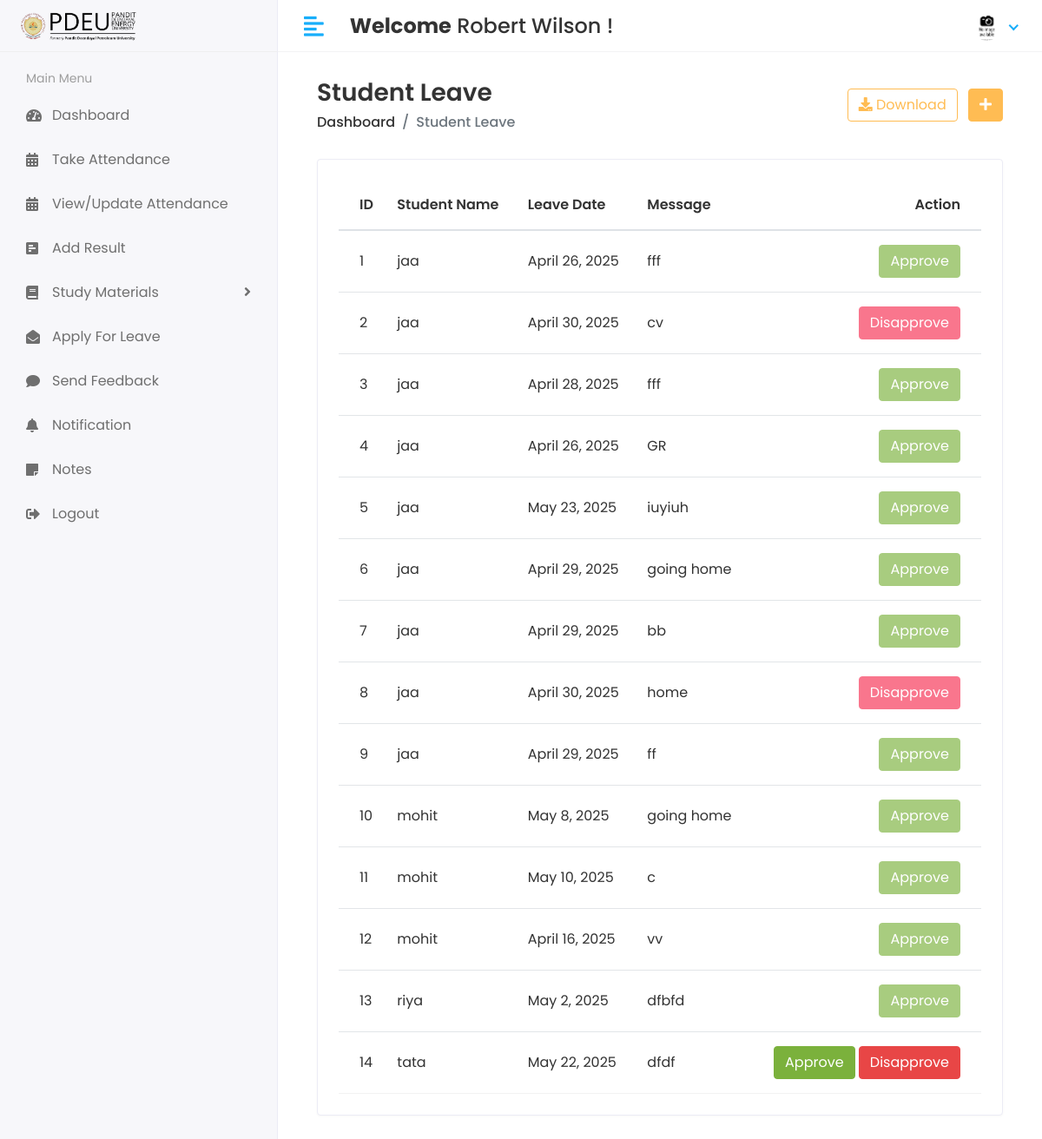
Page /Hod/Student/Leave_view (signed in) on the committed database.
### app/models.py (models this page shows, shortened)
class CustomUser(AbstractUser):
    USER = (
        (1, 'HOD'),
        (2, 'STAFF'),
        (3, 'STUDENT'),
        (4, 'PARENT'),  # Added Parent user type
    )
    user_type = models.CharField(choices=USER, max_length=50, default=1)
    profile_pic = models.ImageField(upload_to='media/profile_pic')

class Student_leave(models.Model):
    student_id = models.ForeignKey(Student, on_delete=models.CASCADE)
    date = models.DateField(null=True)
    message = models.TextField(null=True, blank=True)
    status = models.IntegerField(default=0)
    created_at = models.DateTimeField(auto_now_add=True)
    updated_at = models.DateTimeField(auto_now=True)

class Student(models.Model):
    SEMESTER_CHOICES = (
        (1, '1st Semester'),
        (2, '2nd Semester'),
        (3, '3rd Semester'),
        (4, '4th Semester'),
        (5, '5th Semester'),
        (6, '6th Semester'),
        (7, '7th Semester'),
        (8, '8th Semester'),
    )
    admin = models.OneToOneField(CustomUser, on_delete=models.CASCADE)
    address = models.TextField()
    gender = models.CharField(max_length=100)
    course_id = models.ForeignKey(Course, on_delete=models.CASCADE)
    session_year_id = models.ForeignKey(Session_Year, on_delete=models.CASCADE)
    enrollment_no = models.CharField(max_length=50, unique=True, null=True)
    semester = models.IntegerField(choices=SEMESTER_CHOICES, null=True, blank=True)
    created_at = models.DateTimeField(auto_now_add=True)
    updated_at = models.DateTimeField(auto_now=True)

### student_management_system/Hod_Views.py (the view)
# urls.py: path('Hod/Student/Leave_view', Hod_Views.STUDENT_LEAVE_VIEW, name='student_leave_view'),
@login_required(login_url='/')
def STUDENT_LEAVE_VIEW(request):
    student_leave = Student_leave.objects.all()
    context = {
        'student_leave': student_leave,
    }
    return render(request, 'Hod/student_leave.html', context)

### templates/Hod/student_leave.html (shortened to what this page needs)
{% extends 'base.html' %}
{% block content %}
{% load static %}
<div class="content container-fluid">
    <div class="page-header">
        <div class="row align-items-center">
            <div class="col">
                <h3 class="page-title">Student Leave</h3>
                <ul class="breadcrumb">
                    <li class="breadcrumb-item"><a href="{% url 'hod_home' %}">Dashboard</a></li>
                    <li class="breadcrumb-item active">Student Leave</li>
                </ul>
            </div>
            <div class="col-auto text-right float-right ml-auto">
                <a href="#" class="btn btn-outline-primary mr-2"><i class="fas fa-download"></i> Download</a>
                <a href="add-student.html" class="btn btn-primary"><i class="fas fa-plus"></i></a>
            </div>
        </div>
    </div>
    <div class="row">
        <div class="col-sm-12">
            <div class="card card-table">
                <div class="card-body">
                    <div class="table-responsive">
                        <table id="table_id" class="table table-hover table-center mb-0">
                            <thead>
                                <tr>
                                    <th>ID</th>
                                    <th>Student Name</th>
                                    <th>Leave Date</th>
                                    <th>Message</th>
                                    <th class="text-right">Action</th>
                                </tr>
                            </thead>
                            <tbody>
                            {% for i in student_leave %}
                                <tr>
                                    <td>{{i.id}}</td>
                                    <td>{{i.student_id.admin.first_name}}</td>
                                    <td>{{i.date}}</td>
                                    <td>{{i.message}}</td>
                                    <td class="text-right">
                                        <div class="actions">
                                            {% if i.status == 0 %}
                                                <a href="{% url 'student_approve_leave' i.id %}" class="btn btn-success">Approve</a>
                                                <a href="{% url 'student_disapprove_leave' i.id %}" class="btn btn-danger">Disapprove</a>
                                            {% elif i.status == 1 %}
                                                <button class="btn btn-success" disabled="disabled">Approve</button>
                                            {% else %}
                                                <button class="btn btn-danger" disabled="disabled">Disapprove</button>
                                            {% endif %}
                                        </div>
                                    </td>
                                </tr>
                            {% endfor %}
                            </tbody>
                        </table>
                    </div>
                </div>
            </div>
        </div>
    </div>
</div>
{% endblock %}

### templates/includes/header.html (shortened to what this page needs)
{% load static %}
<div class="header">
    <div class="header-left">
        <a href="index.html" class="logo">
            <img src="{% static 'assets/img/pdpu image-Photoroom.png' %}" alt="PDEU Logo">
        </a>
    </div>
    <a href="javascript:void(0);" id="toggle_btn">
        <i class="fas fa-align-left"></i>
    </a>
    <div class="top-nav-search mt-3">
        <h4><strong>Welcome</strong>
            <span>
                {% if user.first_name and user.last_name %}
                    {{ user.first_name }} {{ user.last_name }}
                {% else %}
                    {{ user.username }}
                {% endif %}
            </span> !
        </h4>
    </div>
    <ul class="nav user-menu">
        <li class="nav-item dropdown has-arrow">
            <a href="#" class="dropdown-toggle nav-link" data-toggle="dropdown">
                {% if user.profile_pic == "" %}
                    <span class="user-img"><img class="rounded-circle" src="{% static 'assets/img/noimg.jpg' %}" width="31" alt="Ryan Taylor"></span>
                {% else %}
                    <span class="user-img"><img class="rounded-circle" src="/{{user.profile_pic}}" width="31" alt="Ryan Taylor"></span>
                {% endif %}
            </a>
        </li>
    </ul>
</div>

### staticfiles/assets/css/style.css (style rules this page uses)
html { height: 100%; }
body { background-color: #fff; color: #333; font-family: 'Poppins', sans-serif; font-size: 1rem; height: 100%; line-height: 1.5; overflow-x: hidden; }
h1, h2, h3, h4, h5, h6 { font-family: 'Poppins', sans-serif; margin-top: 0; }
a { color: #009ce7; }
input, button, a { transition: all 0.4s ease; -moz-transition: all 0.4s ease; -o-transition: all 0.4s ease; -ms-transition: all 0.4s ease; -webkit-transition: all 0.4s ease; }
input, input:focus, button, button:focus { outline: none; }
ul, ol { padding: 0px; list-style: none; }
.table { color: #333; max-width: 100%; margin-bottom: 0; width: 100%; }
.table thead tr th { font-weight: 600; }
.table tbody tr { border-bottom: 1px solid rgba(0, 0, 0, 0.05); }
.table.table-center td, .table.table-center th { vertical-align: middle; }
.card-table .card-body .table > thead > tr > th { border-top: 0; }
.card-table .card-body .table tr td:first-child, .card-table .card-body .table tr th:first-child { padding-left: 1.5rem; }
.card-table .card-body .table tr td:last-child, .card-table .card-body .table tr th:last-child { padding-right: 1.5rem; }
.card-table .table td, .card-table .table th { border-top: 1px solid #e2e5e8; padding: 1rem 0.75rem; white-space: nowrap; }
.btn-primary { background-color: #FFBC53; border: 1px solid #FFBC53; }
.btn-success { background-color: #7bb13c; border: 1px solid #7bb13c }
.btn-success.disabled, .btn-success:disabled { background-color: #7bb13c; border-color: #7bb13c; color: #fff; }
.btn-danger { background-color: #e84646; border: 1px solid #e84646; }
.btn-danger.disabled, .btn-danger:disabled { background-color: #f62d51; border-color: #f62d51; color: #fff; }
.btn-outline-primary { color: #FFBC53; border-color: #FFBC53; }
.card { border: 1px solid #ececf5; box-shadow: 0 1px 3px 0 rgba(0, 0, 0, 0.03); margin-bottom: 1.875rem; }
.card-body { padding: 1.5rem; }
.header { background-color: #fff; border-bottom: 1px solid #f3f3f4; left: 0; position: fixed; right: 0; top: 0; z-index: 1001; height: 60px; }
.header .header-left { float: left; height: 60px; padding: 0 20px; position: relative; width: 320px; z-index: 1; transition: all 0.2s ease-in-out; background-color: #f7f7fa; border-bottom: 1px solid #efefef; border-right: 1px solid #ececf5; display: flex; align-items: center; }
.header .header-left .logo { display: inline-block; line-height: 60px; }
.header .header-left .logo img { max-height: 40px; width: auto; }
.header .dropdown-toggle:after { display: none; }
.header .has-arrow .dropdown-toggle:after { border-top: 0; border-left: 0; border-bottom: 2px solid #18aefa; border-right: 2px solid #18aefa; content: ''; height: 8px; display: inline-block; pointer-events: none; -webkit-transform-origin: 66% 66%; -ms-transform-origin: 66% 66%; transform-origin: 66% 66%; -webkit-transform: rotate(45deg); -ms-transform: rotate(45deg); transform: rotate(45deg); -webkit-transition: all 0.15s ease-in-out; transition: all 0.15s ease-in-out; width: 8px; vertical-align: 0px; }
.user-menu { float: right; margin: 0; position: relative; z-index: 99; padding-right: 15px; }
.user-menu.nav > li > a { color: #a0a0a0; font-size: 14px; line-height: 58px; padding: 0 15px; height: 60px; }
.user-img { margin-right: 3px; position: relative; }
.top-nav-search { float: left; margin-left: 15px; }
.page-header { margin-bottom: 1.875rem; }
.page-header .breadcrumb { background-color: transparent; color: #6c757d; font-size: 1rem; font-weight: 500; margin-bottom: 0; padding: 0; }
.page-header .breadcrumb a { color: #333; }
.page-title { font-size: 28px; font-weight: 600; color: #333; margin-bottom: 5px; }
@media (min-width: 992px) { #toggle_btn { align-items: center; color: #18aefa; display: inline-flex; float: left; font-size: 26px; height: 60px; justify-content: center; margin-left: 15px; padding: 0 15px; } }

### rows in the picture
CustomUser: first_name "Robert", last_name "Wilson"
Student_leave: id "1", student_id.admin.first_name "jaa", date "April 26, 2025", message "fff", status "Approve"
Student_leave: id "2", student_id.admin.first_name "jaa", date "April 30, 2025", message "cv", status "Disapprove"
Student_leave: id "3", student_id.admin.first_name "jaa", date "April 28, 2025", message "fff", status "Approve"
Student_leave: id "4", student_id.admin.first_name "jaa", date "April 26, 2025", message "GR", status "Approve"
Student_leave: id "5", student_id.admin.first_name "jaa", date "May 23, 2025", message "iuyiuh", status "Approve"
Student_leave: id "6", student_id.admin.first_name "jaa", date "April 29, 2025", message "going home", status "Approve"
Student_leave: id "7", student_id.admin.first_name "jaa", date "April 29, 2025", message "bb", status "Approve"
Student_leave: id "8", student_id.admin.first_name "jaa", date "April 30, 2025", message "home", status "Disapprove"
Student_leave: id "9", student_id.admin.first_name "jaa", date "April 29, 2025", message "ff", status "Approve"
Student_leave: id "10", student_id.admin.first_name "mohit", date "May 8, 2025", message "going home", status "Approve"
Student_leave: id "11", student_id.admin.first_name "mohit", date "May 10, 2025", message "c", status "Approve"
Student_leave: id "12", student_id.admin.first_name "mohit", date "April 16, 2025", message "vv", status "Approve"
Student_leave: id "13", student_id.admin.first_name "riya", date "May 2, 2025", message "dfbfd", status "Approve"
Student_leave: id "14", student_id.admin.first_name "tata", date "May 22, 2025", message "dfdf", status "Approve"
